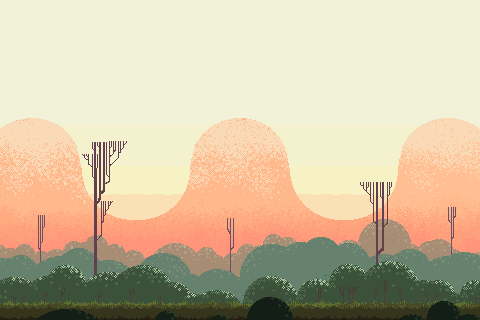

This is a level from a 2D game, rendered from its Tiled map with the project's own tilesets. A one-line summary and the map file follow, with tile-layer data summarised:
An orthogonal 30x20 tile map with 16x16 px tiles, 6 tile layers (Capa de patrones 1, Capa de patrones 2, Capa de patrones 3, Capa de patrones 4, ...), 6 tilesets.

<map version="1.10" tiledversion="1.12.2" orientation="orthogonal" renderorder="right-down" width="30" height="20" tilewidth="16" tileheight="16" infinite="0" nextlayerid="7" nextobjectid="1">
 <tileset firstgid="1" source="Hills Layer 01.tsx" />
 <tileset firstgid="513" source="Hills Layer 02.tsx" />
 <tileset firstgid="1025" source="Hills Layer 03.tsx" />
 <tileset firstgid="1537" source="Hills Layer 04.tsx" />
 <tileset firstgid="2049" source="Hills Layer 05.tsx" />
 <tileset firstgid="2561" source="Hills Layer 06.tsx" />
 <layer id="1" name="Capa de patrones 1" width="30" height="20">
  <data>[600 cells, 600 non-empty, 480 distinct tile ids]</data>
 </layer>
 <layer id="2" name="Capa de patrones 2" width="30" height="20">
  <data>[600 cells, 210 non-empty, 210 distinct tile ids]</data>
 </layer>
 <layer id="3" name="Capa de patrones 3" width="30" height="20">
  <data>[600 cells, 240 non-empty, 240 distinct tile ids]</data>
 </layer>
 <layer id="4" name="Capa de patrones 4" width="30" height="20">
  <data>[600 cells, 420 non-empty, 420 distinct tile ids]</data>
 </layer>
 <layer id="5" name="Capa de patrones 5" width="30" height="20">
  <data>[600 cells, 60 non-empty, 60 distinct tile ids]</data>
 </layer>
 <layer id="6" name="Capa de patrones 6" width="30" height="20">
  <data>[600 cells, 60 non-empty, 60 distinct tile ids]</data>
 </layer>
</map>
